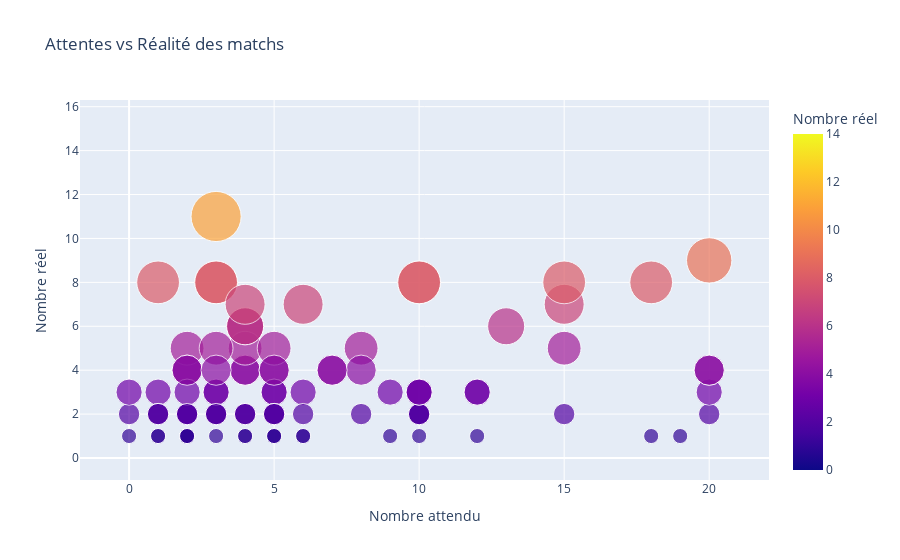

Notebook cell for this chart:
### Markdown cell above
Variables : 
- expnum
- Match
- match_es (attentes) vs nombre réel de match

### Code cell
# warning : 551 participants uniques (iid) mais moins de points dans le scatter car 
# lié à des valeurs manquantes (NaN) dans expnum ou real_matches

df["real_matches"] = df.groupby("iid")["match"].transform("sum")

predict_fig = px.scatter(
    df.drop_duplicates("iid"), 
    x="expnum", 
    y="real_matches",
    size = "real_matches",
    color="real_matches", 
    color_continuous_scale="plasma",
    size_max=40, 
    labels={"expnum": "Nombre attendu", "real_matches": "Nombre réel"}, 
    title="Attentes vs Réalité des matchs",
    hover_data=["iid"]
)

predict_fig.show()

### Figure 1 — Plotly figure (JSON) as saved in the notebook; plotly's stock layout.template omitted (floating-point values rounded to 4 significant figures; data arrays with more than 128 entries replaced by an {"elided": "..."} marker saying what was removed)
{"data": [{"customdata": {"elided": "551x1 int values"}, "hovertemplate": "Nombre attendu=%{x}<br>Nombre réel=%{marker.color}<br>iid=%{customdata[0]}<extra></extra>", "legendgroup": "", "marker": {"color": {"elided": "551 int values"}, "coloraxis": "coloraxis", "size": {"elided": "551 int values"}, "sizemode": "area", "sizeref": 0.00875, "symbol": "circle"}, "mode": "markers", "name": "", "orientation": "v", "showlegend": false, "type": "scatter", "x": {"elided": "551 int values"}, "xaxis": "x", "y": {"elided": "551 int values"}, "yaxis": "y"}], "layout": {"coloraxis": {"colorbar": {"title": {"text": "Nombre réel"}}, "colorscale": [[0, "#0d0887"], [0.1111, "#46039f"], [0.2222, "#7201a8"], [0.3333, "#9c179e"], [0.4444, "#bd3786"], [0.5556, "#d8576b"], [0.6667, "#ed7953"], [0.7778, "#fb9f3a"], [0.8889, "#fdca26"], [1, "#f0f921"]]}, "legend": {"itemsizing": "constant", "tracegroupgap": 0}, "title": {"text": "Attentes vs Réalité des matchs"}, "xaxis": {"anchor": "y", "domain": [0, 1], "title": {"text": "Nombre attendu"}}, "yaxis": {"anchor": "x", "domain": [0, 1], "title": {"text": "Nombre réel"}}}}
